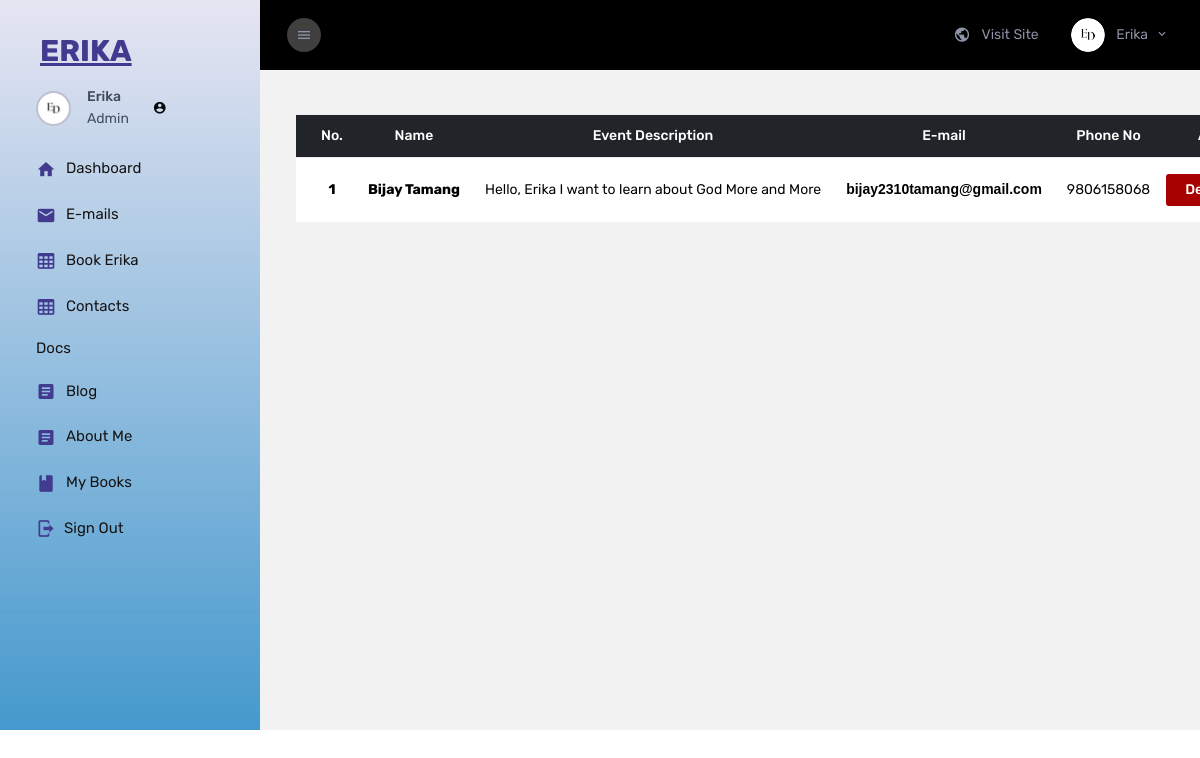
/E_Admin/booking_Event/ (signed in), run on the app's committed database.
### ErikaApp/models.py (models this page shows, shortened)
class BookErika(models.Model):
    Name = models.CharField(max_length=100)
    EventDescription = models.TextField()
    Email = models.EmailField()
    Phone = models.CharField(max_length=10)

### Erika_Admin/views.py (the view)
# urls.py: path('booking_Event/',views.Booking.booking,name='book_event'),
    @login_required(login_url='adminlogin')
    def booking(request):
        event_book = BookErika.objects.all()
        context = {
            'event_book':event_book,
            }
        return render(request, 'main/admin_book.html',context)

### Erika_Admin/templates/main/admin_book.html
{% extends 'partials/base.html' %}
{% load static %}
{% block link %}
<link rel="stylesheet" href="{% static 'css/dashboard.css' %}">
{% endblock link %}
{% block body %}
<div class="main-panel justify-content-center">
    <div class="content-wrapper pb-0">
        <div class="page-header flex-wrap">
            <table class="table text-center">
                <thead class="table-dark">
                    <tr>
                        <th scope="col">No.</th>
                        <th scope="col">Name</th>
                        <th scope="col">Event Description</th>
                        <th scope="col">E-mail</th>
                        <th scope="col">Phone No</th>
                        <th scope="col">Active</th>
                      </tr>
                </thead>
                <tbody>
                    {% for i in event_book reversed %}
                    <tr>
                        <th scope="row">{{ forloop.counter }}</th>
                        <td><strong> {{i.Name}}</strong></td>
                        <td> {{i.EventDescription}} </a></td>
                        <td><a href="mailto:{{i.Email}} " class="mailto-link">{{i.Email}} </a></td>
                        <td>{{i.Phone}} </td>
                        <td class="p-3">
                            <a href="{% url 'delete_event' i.id %}">
                                <button type="button" class="btn" style="background: #a70101; color: #fff;">Delete</button>
                            </a>
                        </td>
                    </tr>
                    {% endfor %}
                </tbody>
              </table>
        </div>
    </div>
</div>
{% endblock body %}

### Erika_Admin/templates/partials/base.html (shortened to what this page needs)
<!DOCTYPE html>
{% load static %}
<html lang="en">
  <head>
    <link href="https://cdn.jsdelivr.net/npm/bootstrap@5.3.3/dist/css/bootstrap.min.css" rel="stylesheet">
    <link rel="stylesheet" href="{% static 'assets/vendors/mdi/css/materialdesignicons.min.css' %}" />
    <link rel="stylesheet" href="{% static 'assets/vendors/flag-icon-css/css/flag-icon.min.css' %}" />
    <link rel="stylesheet" href="{% static 'assets/vendors/css/vendor.bundle.base.css' %}" />
    <link rel="stylesheet" href="{% static 'assets/vendors/font-awesome/css/font-awesome.min.css' %}" />
    <link rel="stylesheet" href="{% static 'assets/vendors/bootstrap-datepicker/bootstrap-datepicker.min.css' %}" />
    <link rel="stylesheet" href="{% static 'assets/css/style.css' %}" />
    <link rel="stylesheet" href="{% static 'css/password.css' %}">
   {% block link %}
    {% endblock link %}
  </head>
  <body>
    <div class="container-scroller">
      <nav class="sidebar sidebar-offcanvas" id="sidebar">
        <div class="text-center sidebar-brand-wrapper d-flex align-items-center">
          <a class="sidebar-brand brand-logo" href="{% url 'dashboard' %}" style="color:#423a8e; font-size: 30px; font-weight: bolder;">ERIKA</a>
        </div>
        <ul class="nav">
          <li class="nav-item nav-profile">
            <a href="#" class="nav-link">
              <div class="nav-profile-image">
                <img src="{% static 'images/Ed-fav.png' %}" alt="profile" />
              </div>
              <div class="nav-profile-text d-flex flex-column pr-3">
                <span class="font-weight-medium mb-2"> {{user.username}} </span>
                <span class="font-weight-normal">Admin</span>
              </div>
              <span class="ml-2 "><i class="mdi mdi-account-circle" style="color: #070707;"></i></span>
            </a>
          </li>
          <li class="nav-item">
            <a class="nav-link" href="{% url 'dashboard' %}">
              <i class="mdi mdi-home menu-icon"></i>
              <span class="menu-title">Dashboard</span>
            </a>
          </li>
          <li class="nav-item">
            <a class="nav-link" href="{% url 'mail' %}">
              <i class="mdi mdi-email menu-icon"></i>
              <span class="menu-title">E-mails</span>
            </a>
          </li>
          <li class="nav-item">
            <a class="nav-link" href="{% url 'book_event' %}">
              <i class="mdi mdi-table-large menu-icon"></i>
              <span class="menu-title">Book Erika</span>
            </a>
          </li>
          <li class="nav-item">
            <a class="nav-link" href="{% url 'admin-contacts' %}">
              <i class="mdi mdi-table-large menu-icon"></i>
              <span class="menu-title">Contacts</span>
            </a>
          </li>
          <li class="nav-item">
            <span class="nav-link" href="#">
              <span class="menu-title">Docs</span>
            </span>
          </li>
          <li class="nav-item">
            <a class="nav-link" href="{% url 'admin_blogs' %}">
              <i class="mdi mdi-file-document-box menu-icon"></i>
              <span class="menu-title">Blog</span>
            </a>
          </li>
          <li class="nav-item">
            <a class="nav-link" href="{% url 'about-me' %}">
              <i class="mdi mdi-file-document-box menu-icon"></i>
              <span class="menu-title">About Me</span>
            </a>
          </li>
          <li class="nav-item">
            <a class="nav-link" href="{% url 'books-section' %}">
              <i class="mdi mdi-book menu-icon"></i>
              <span class="menu-title">My Books</span>
            </a>
          </li>
          <li class="nav-item">
            <a class="nav-link" href="{% url 'out' %}">
              <i class="mdi mdi-logout mr-2 menu-icon"></i>
              <span class="menu-title">Sign Out</span>
            </a>
          </li>
        </ul>
        <hr>
      </nav>
      <div class="container-fluid page-body-wrapper">
        <nav class="navbar col-lg-12 col-12 p-lg-0 fixed-top d-flex flex-row">
          <div class="navbar-menu-wrapper d-flex align-items-stretch justify-content-between">
            <button class="navbar-toggler navbar-toggler align-self-center mr-2" type="button" data-toggle="minimize">
              <i class="mdi mdi-menu"></i>
            </button>
             <ul class="navbar-nav">
            <ul class="navbar-nav navbar-nav-right ml-lg-auto">
              <li class="nav-item dropdown d-none d-xl-flex border-0">
                <a class="nav-link " href="/">
                  <i class="mdi mdi-earth"></i> Visit Site</a>
              </li>
              <li class="nav-item nav-profile dropdown border-0">
                <a class="nav-link dropdown-toggle" id="profileDropdown" href="#" data-toggle="dropdown">
                  <img class="nav-profile-img mr-2" alt="" src="{% static 'images/Ed-fav.png' %}" />
                  <span class="profile-name"> {{user.username}} </span>
                </a>
              </li>
            </ul>
          </div>
        </nav>
        {% block body %}
        {% endblock body %}
        </div>
      </div>
  </body>
</html>

### Erika_Admin/static/css/dashboard.css (style rules this page uses)
.mailto-link { text-decoration: none !important; color: #000; font-family: Arial, Helvetica, sans-serif; font-weight: bold; border: none; }

### data on the page
BookErika: Name "Bijay Tamang", EventDescription "Hello, Erika I want to learn about God More and More", Email "bijay2310tamang@gmail.com", Phone "9806158068"

### other printed values
{{ user.username }} "Erika"
